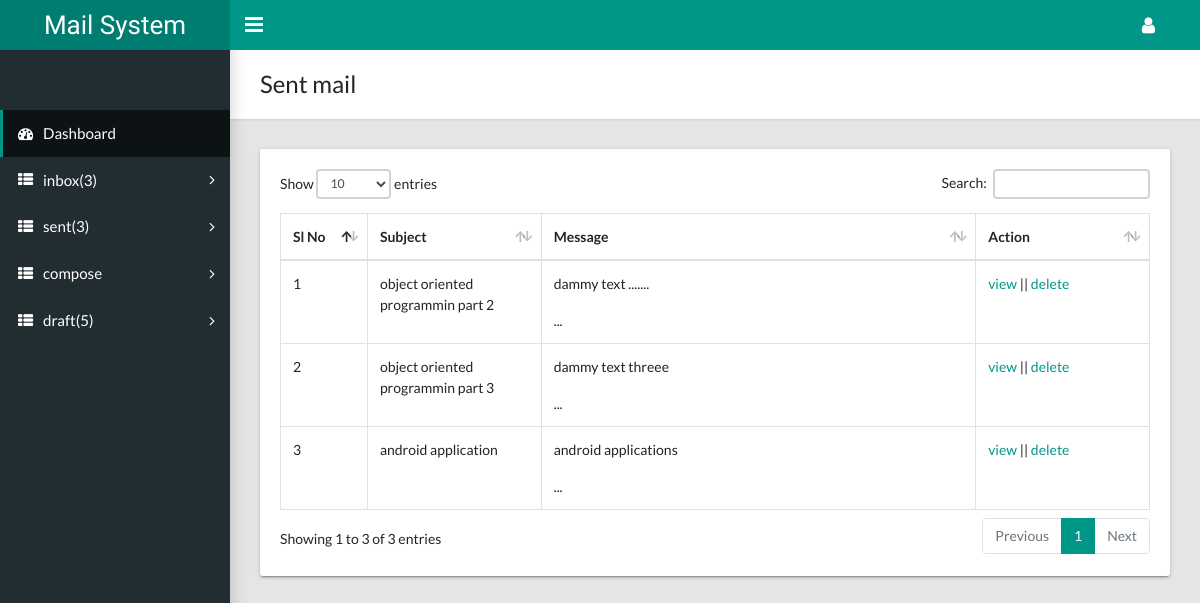
The app's page /user/sent.php (signed in) with its own data.
### tables this page shows
CREATE TABLE `tbl_message` (
  `msgid` int(11) NOT NULL,
  `sub` varchar(255) NOT NULL,
  `msg` text NOT NULL,
  `tomail` varchar(255) NOT NULL,
  `fromemail` varchar(255) NOT NULL
);

### class/User.php (called while the page is built, shortened)
<?php
   $filepath = realpath(dirname(__FILE__));
   include_once ($filepath.'/../libs/Database.php');
   include_once ($filepath.'/../helpars/Format.php');
   include_once ($filepath.'/../libs/Session.php');
 ?>
<?php
  class User{
     private $db;
     public function __construct(){
          $this->db = new Database();
   }
     public function getallsentmsgfromme($fromemail){
             $query = "SELECT * FROM tbl_message WHERE fromemail='$fromemail'";
             $result = $this->db->select($query);
             return $result;
     }
 }
?>

### libs/Database.php (called while the page is built, shortened)
<?php
Class Database{
     public $host   = DB_HOST;
     public $user   = DB_USER;
     public $pass   = DB_PASS;
     public $dbname = DB_NAME;
     public $link;
     private function connectDB(){
             $this->link = new mysqli($this->host, $this->user, $this->pass,
              $this->dbname);
     }
      public function select($query){
            $result = $this->link->query($query) or
             die($this->link->error.__LINE__);
            if($result->num_rows > 0){
              return $result;
            } else {
              return false;
            }
       }
}
?>

### libs/Session.php (called while the page is built, shortened)
<?php
class Session{
 public static function get($key){
            if (isset($_SESSION[$key])) {
             return $_SESSION[$key];
            } else {
             return false;
            }
      }
}
?>

### helpars/Format.php (called while the page is built, shortened)
<?php
class Format{
 public function textShorten($text, $limit = 600){
      $text = $text. " ";
      $text = substr($text, 0, $limit);
      $text = substr($text, 0, strrpos($text, ' '));
      $text = $text."...";
      return $text;
 }
}
?>

### user/sent.php (the view, shortened to what this page needs)
<?php include 'inc/header.php'; ?>
<?php include 'inc/sidebar.php'; ?>
<?php $fromemail = Session::get("email"); ?>
    <main class="app-content">
      <div class="app-title">
        <div>
          <h1>Sent mail</h1>
        </div>
      </div>
      <div class="row">
        <div class="col-md-12">
          <div class="tile">
            <div class="tile-body">
              <table class="table table-hover table-bordered" id="sampleTable">
                <thead>
                  <tr>
                    <th width="10%">Sl No</th>
                    <th width="20%">Subject</th>
                    <th width="50%">Message</th>
                    <th width="20%">Action</th>
                  </tr>
                </thead>
                <tbody>
              <?php
                     $Getallsentmsgfromme = $user->getallsentmsgfromme($fromemail);
                     if($Getallsentmsgfromme) {
                     $i=0;
                     while($result = $Getallsentmsgfromme->fetch_assoc()) {
                     $i++;
               ?>
                  <tr>
                    <td><?php echo $i; ?></td>
                    <td><?php echo $result['sub']; ?></td>
                    <td><?php echo $fm->textShorten($result['msg'],60); ?></td>
                    <td>
                            <a href="viewsentmsg.php?viewsentmsgid=<?php echo $result['msgid']; ?>">view</a> ||
                            <a onclick="return confirm('Are you sure to delete?');" href="?delsentmsg=<?php echo $result['msgid']; ?>">delete</a>
                    </td>
                  </tr>
                <?php } } ?>
                </tbody>
              </table>
            </div>
          </div>
        </div>
      </div>
    </main>
  </body>
</html>

### records on screen
tbl_message: sub "object oriented programmin part 2", msg "dammy text ....... ..."
tbl_message: sub "object oriented programmin part 3", msg "dammy text threee ..."
tbl_message: sub "android application", msg "android applications ..."

### other values on screen
$count "3"
$count "5"
